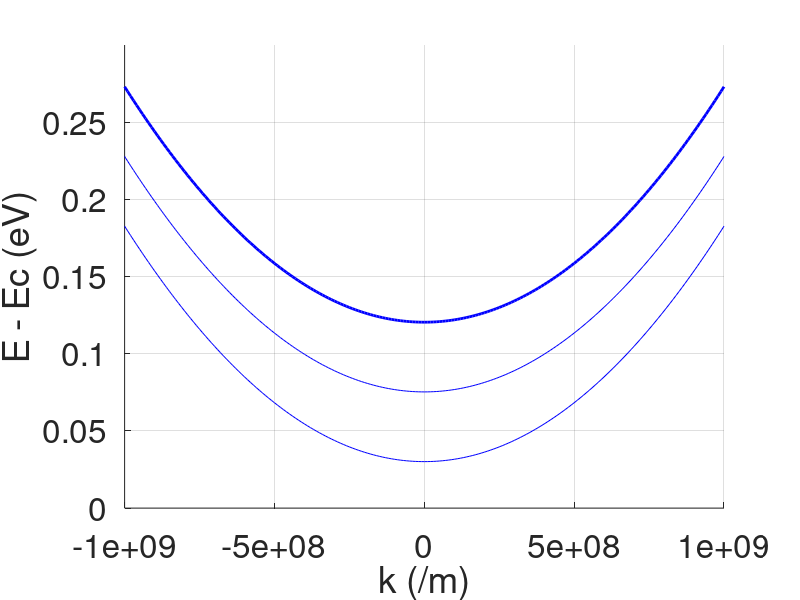

Recreate this plot in MATLAB.
clear all
close all

% Constants (all MKS, except energy which is in eV)
hbar = 1.055e-34;
m = 9.110e-31;
q = 1.602e-19;
a = 5e-10;
L = 10e-9;
k = 0.5*linspace(-1,1,201)/a;
Ek = (hbar^2)*(k.^2)/(2*0.25*m*q);
EE = linspace(0,0.2,201);

%Subband (1,1)
E1 = 2*(hbar^2)*(pi^2)/(2*0.25*m*q*L^2);
M = ((EE-E1) + abs(EE-E1))./(2*abs(EE-E1));

%Subbands (1,2) and (2,1)
E2 = 5*(hbar^2)*(pi^2)/(2*0.25*m*q*L^2);
M = M + (((EE-E2)+abs(EE-E2))./(abs(EE-E2)));

%Subband (2,2)
E3 = 8*(hbar^2)*(pi^2)/(2*0.25*m*q*L^2);
M = M + (((EE-E3)+abs(EE-E3))./(2*abs(EE-E3)));

hold on
h = plot(k, E1+Ek, 'b'); %Part (a)
h = plot(k, E2+Ek, 'b'); %Part (a)
h = plot(k, E3+Ek, 'b'); %Part (a)
%h=plot(M,EE,'b');%Part (b)
set(h,'linewidth',[2.0])
set(gca,'Fontsize',[24])
xlabel('k (/m)'); %Part (a)
%xlabel('M ( E )');%Part (b)
ylabel('E - Ec (eV)');
axis([-1e9 1e9 0 0.3]);%Part (a)
%axis([0 5 0 0.3]);%Part (b)
grid on
